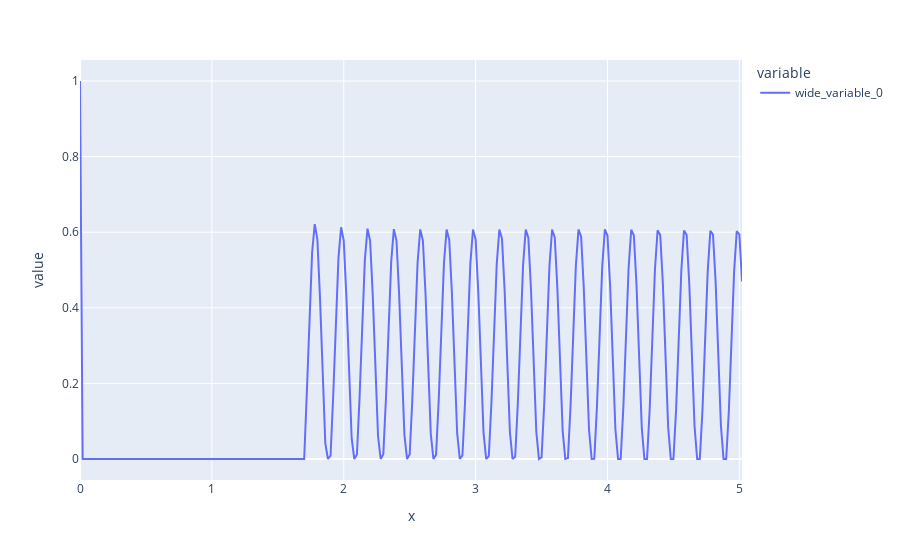

The code cell stored with this chart in its notebook:
### Code cell
px.line(x=data.Temps, y=[data.Gaz])

### Figure 1 — Plotly figure (JSON) as saved in the notebook; plotly's stock layout.template omitted (floating-point values rounded to 4 significant figures; data arrays with more than 128 entries replaced by an {"elided": "..."} marker saying what was removed)
{"data": [{"hovertemplate": "variable=wide_variable_0<br>x=%{x}<br>value=%{y}<extra></extra>", "legendgroup": "wide_variable_0", "line": {"color": "#636efa", "dash": "solid"}, "marker": {"symbol": "circle"}, "mode": "lines", "name": "wide_variable_0", "orientation": "v", "showlegend": true, "type": "scatter", "x": {"elided": "252 float values"}, "xaxis": "x", "y": {"elided": "252 float values"}, "yaxis": "y"}], "layout": {"legend": {"title": {"text": "variable"}, "tracegroupgap": 0}, "margin": {"t": 60}, "xaxis": {"anchor": "y", "domain": [0, 1], "title": {"text": "x"}}, "yaxis": {"anchor": "x", "domain": [0, 1], "title": {"text": "value"}}}}
